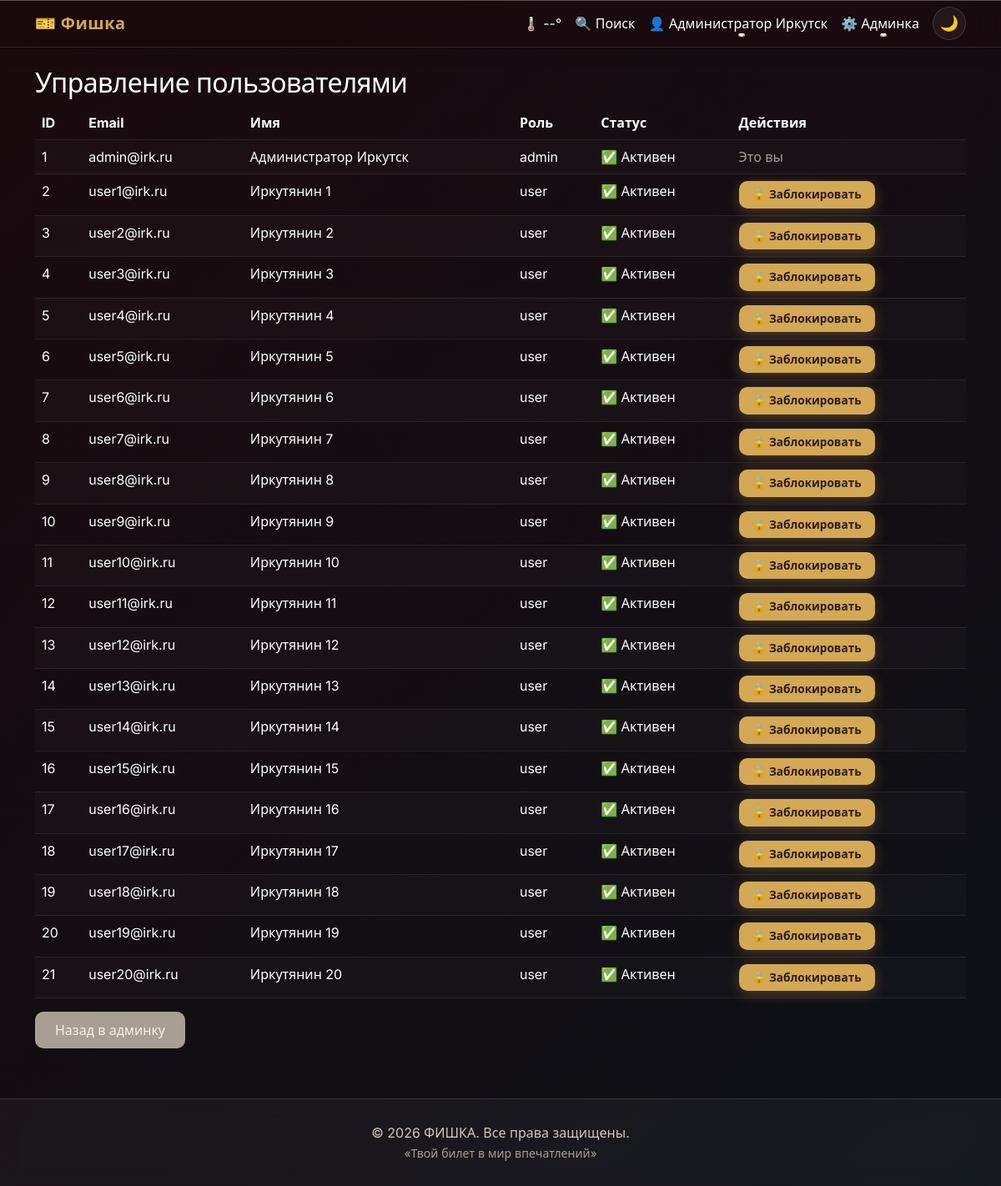
/admin/users (signed in), run on an earlier commit of the app's database.
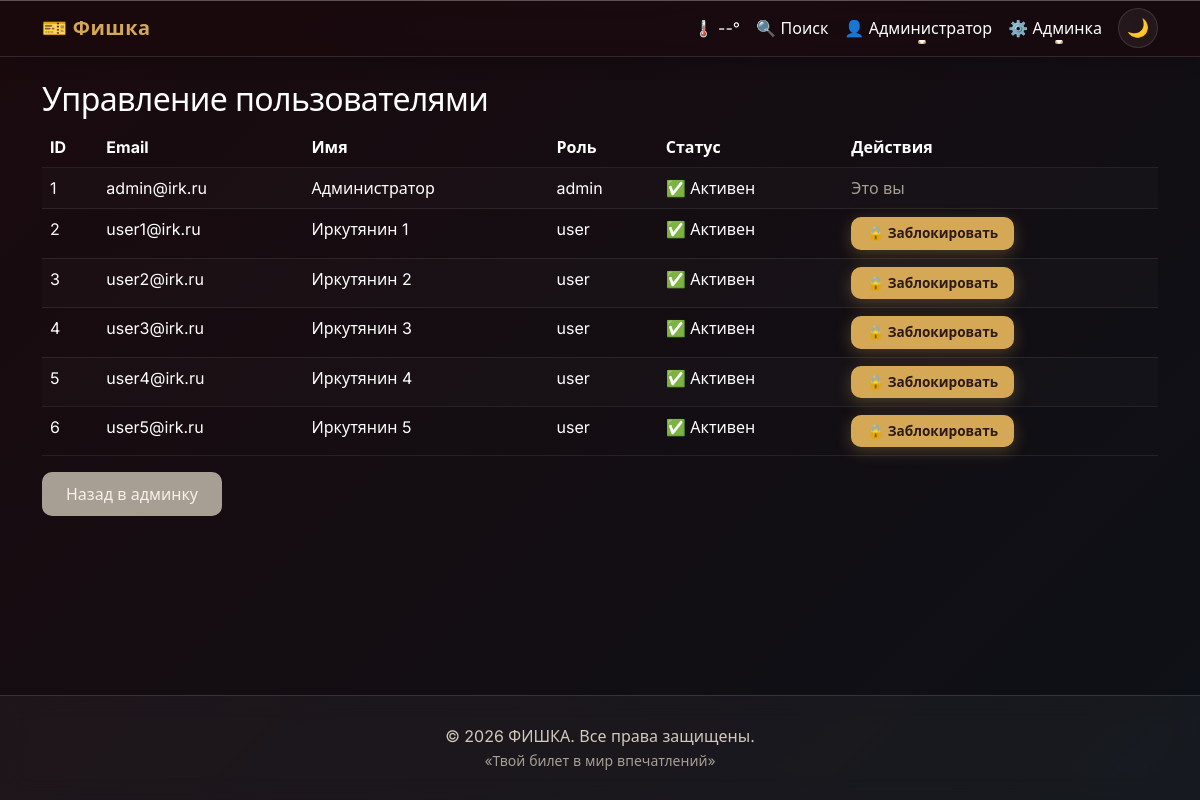
And on a later commit of the database.
### moduls/user.py (models this page shows, shortened)
class User(UserMixin, Base):
    __tablename__ = "users"
    id = Column(Integer, primary_key=True, index=True)
    email = Column(String(255), nullable=False, unique=True, index=True)
    password_hash = Column(String(255), nullable=False)
    full_name = Column(String(255), nullable=False)
    phone = Column(String(20))
    role = Column(String(20), default="user")
    is_active = Column(Boolean, default=True)
    created_at = Column(DateTime, server_default=func.now())
    updated_at = Column(DateTime, onupdate=func.now())
    tickets = relationship("Ticket", back_populates="user", cascade="all, delete-orphan")
    reviews = relationship("Review", back_populates="user", cascade="all, delete-orphan")
    favorites = relationship("Favorite", back_populates="user", cascade="all, delete-orphan")

### app/routes/admin.py (the view)
@bp.route('/users')
@login_required
def users():
    if current_user.role != 'admin':
        return "Доступ запрещён", 403
    db = get_db()
    all_users = db.query(User).all()
    return render_template('admin/users.html', users=all_users)

### app/database.py (called while the page is built)
def get_db():
    if 'db' not in g:
        from flask import current_app
        db_url = current_app.config['SQLALCHEMY_DATABASE_URI']
        SessionLocal, _ = init_db(db_url)
        g.db = SessionLocal()
    return g.db

### moduls/__init__.py (called while the page is built)
def init_db(database_url="sqlite:///booking.db"):
    engine = create_engine(database_url, echo=True)
    Base.metadata.create_all(engine)
    SessionLocal = sessionmaker(autocommit=False, autoflush=False, bind=engine)
    return SessionLocal, engine

### app/templates/admin/users.html (shortened to what this page needs)
{% extends 'base.html' %}
{% block content %}
<h2>Управление пользователями</h2>
<table class="table table-striped">
    <thead>
        <tr><th>ID</th><th>Email</th><th>Имя</th><th>Роль</th><th>Статус</th><th>Действия</th></tr>
    </thead>
    <tbody>
        {% for user in users %}
        <tr>
            <td>{{ user.id }}</td>
            <td>{{ user.email }}</td>
            <td>{{ user.full_name }}</td>
            <td>{{ user.role }}</td>
            <td>{% if user.is_active %}✅ Активен{% else %}❌ Заблокирован{% endif %}</td>
            <td>
                {% if user.id != current_user.id %}
                <a href="{{ url_for('admin.toggle_user', user_id=user.id) }}" class="btn btn-sm btn-warning">
                    {% if user.is_active %}🔒 Заблокировать{% else %}🔓 Разблокировать{% endif %}
                </a>
                {% else %}
                <span class="text-muted">Это вы</span>
                {% endif %}
            </td>
        </tr>
        {% endfor %}
    </tbody>
</table>
<a href="{{ url_for('admin.index') }}" class="btn btn-secondary">Назад в админку</a>
{% endblock %}

### app/templates/base.html (shortened to what this page needs)
<!DOCTYPE html>
<html lang="ru" data-theme="dark">
<head>
    <link href="https://cdn.jsdelivr.net/npm/bootstrap@5.3.0/dist/css/bootstrap.min.css" rel="stylesheet">
    <link rel="stylesheet" href="{{ url_for('static', filename='css/style.css') }}">
</head>
<body>
    <nav class="navbar navbar-expand-lg navbar-glass">
        <div class="container">
            <a class="navbar-brand" href="{{ url_for('index') }}">🎫 Фишка</a>
            <div class="collapse navbar-collapse" id="navbarNav">
                <ul class="navbar-nav ms-auto">
                    <li class="nav-item">
                        <a href="{{ url_for('weather.weather_page') }}" class="nav-link weather-nav-link" id="weatherWidget">
                            <span class="weather-icon">🌡</span>
                            <span class="weather-temp">--°</span>
                        </a>
                    </li>
                    <li class="nav-item">
                        <a class="nav-link" href="{{ url_for('events.search') }}">🔍 Поиск</a>
                    </li>
                </ul>
                <ul class="navbar-nav align-items-center">
                    {% if current_user.is_authenticated %}
                        <li class="nav-item dropdown">
                            <a class="nav-link dropdown-toggle" href="#" id="userDropdown" role="button" data-bs-toggle="dropdown">
                                👤 {{ current_user.full_name }}
                            </a>
                        </li>
                       {% if current_user.role == 'admin' %}
                            <li class="nav-item dropdown">
                                <a class="nav-link dropdown-toggle" href="#" role="button" data-bs-toggle="dropdown">
                                    ⚙️ Админка
                                </a>
                            </li>
                        {% endif %}
                    {% endif %}
                    <li class="nav-item ms-2">
                        <button class="theme-toggle" id="themeToggle" aria-label="Переключить тему">
                            <span id="themeIcon">🌙</span>
                        </button>
                    </li>
                </ul>
            </div>
        </div>
    </nav>
    <main class="container mt-4">
        {% block content %}{% endblock %}
    </main>
    <footer class="footer">
        <div class="container">
            <p class="mb-0">© 2026 ФИШКА. Все права защищены.</p>
            <small>«Твой билет в мир впечатлений»</small>
        </div>
    </footer>
</body>
</html>

What changed in the data, as far as the page shows it:
removed User: id "7", email "user6@irk.ru", full_name "Иркутянин 6", role "user", is_active "✅ Активен"
removed User: id "8", email "user7@irk.ru", full_name "Иркутянин 7", role "user", is_active "✅ Активен"
removed User: id "9", email "user8@irk.ru", full_name "Иркутянин 8", role "user", is_active "✅ Активен"
removed User: id "10", email "user9@irk.ru", full_name "Иркутянин 9", role "user", is_active "✅ Активен"
removed User: id "11", email "user10@irk.ru", full_name "Иркутянин 10", role "user", is_active "✅ Активен"
removed User: id "12", email "user11@irk.ru", full_name "Иркутянин 11", role "user", is_active "✅ Активен"
removed User: id "13", email "user12@irk.ru", full_name "Иркутянин 12", role "user", is_active "✅ Активен"
removed User: id "14", email "user13@irk.ru", full_name "Иркутянин 13", role "user", is_active "✅ Активен"
removed User: id "15", email "user14@irk.ru", full_name "Иркутянин 14", role "user", is_active "✅ Активен"
removed User: id "16", email "user15@irk.ru", full_name "Иркутянин 15", role "user", is_active "✅ Активен"
removed User: id "17", email "user16@irk.ru", full_name "Иркутянин 16", role "user", is_active "✅ Активен"
removed User: id "18", email "user17@irk.ru", full_name "Иркутянин 17", role "user", is_active "✅ Активен"
removed User: id "19", email "user18@irk.ru", full_name "Иркутянин 18", role "user", is_active "✅ Активен"
removed User: id "20", email "user19@irk.ru", full_name "Иркутянин 19", role "user", is_active "✅ Активен"
removed User: id "21", email "user20@irk.ru", full_name "Иркутянин 20", role "user", is_active "✅ Активен"
changed User "admin@irk.ru": full_name "Администратор Иркутск" → "Администратор"
